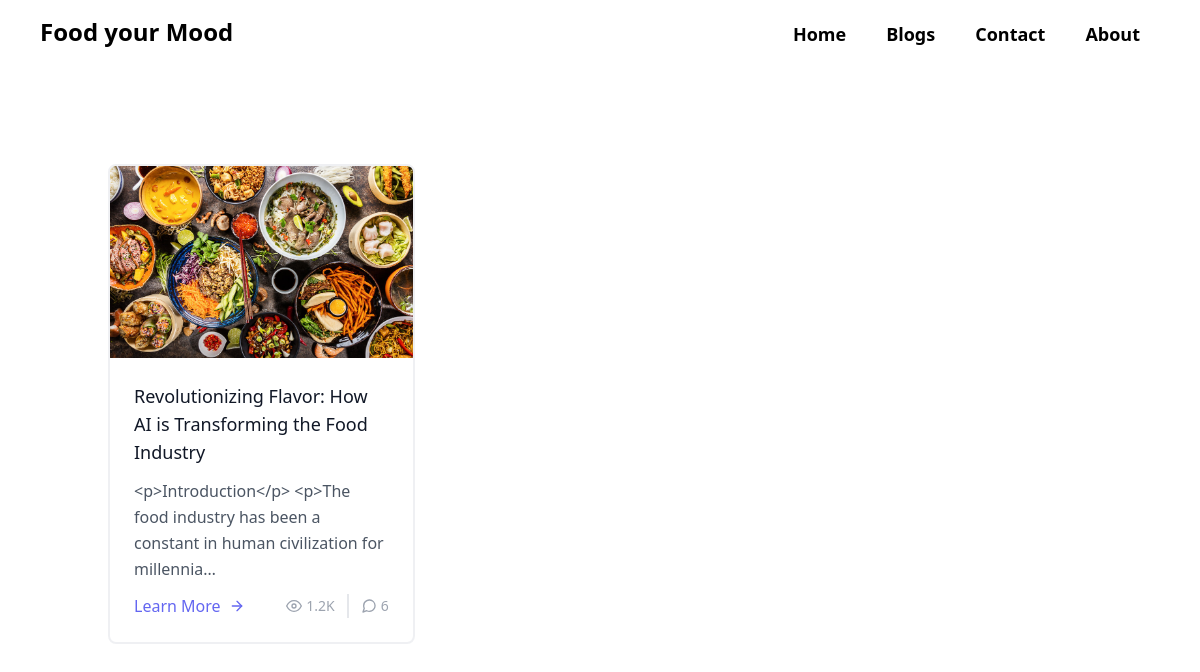
Screenshot of /blogs with the database file from the repository.
### blogs/models.py (models this page shows, shortened)
class Blog(models.Model):
    title = models.CharField(max_length=100)
    content = RichTextField()
    image = models.ImageField(upload_to='media/blog_images')
    date = models.DateTimeField(auto_now_add=True)

### frontend/views.py (the view)
# urls.py: path('blogs', BlogsView.as_view(), name='blogs'),
class BlogsView(View):
    def get(self, request, *args, **kwargs):
        blogs = Blog.objects.all()
        context = {
            'blogs': blogs
        }
        return render(request, 'frontend/blogs.html', context)

### frontend/templates/frontend/blogs.html (shortened to what this page needs)
{% extends 'frontend/base.html' %}
{% block content %}
<section class="text-gray-600 body-font">
    <div class="container px-5 py-24 mx-auto">
      <div class="flex flex-wrap -m-4">
        {% for blog in blogs %}
        <div class="p-4 md:w-1/3">
          <div class="h-full border-2 border-gray-200 border-opacity-60 rounded-lg overflow-hidden">
            <img class="lg:h-48 md:h-36 w-full object-cover object-center" src="{{blog.image.url}} " alt="blog">
            <div class="p-6">
              <h1 class="title-font text-lg font-medium text-gray-900 mb-3">{{blog.title}}</h1>
              <p class="leading-relaxed mb-3">{{blog.content|truncatechars:100}}</p>
              <div class="flex items-center flex-wrap ">
                <a href="/blog/{{blog.id}}" class="text-indigo-500 inline-flex items-center md:mb-2 lg:mb-0">Learn More
                  <svg class="w-4 h-4 ml-2" viewBox="0 0 24 24" stroke="currentColor" stroke-width="2" fill="none" stroke-linecap="round" stroke-linejoin="round">
                    <path d="M5 12h14"></path>
                    <path d="M12 5l7 7-7 7"></path>
                  </svg>
                </a>
                <span class="text-gray-400 mr-3 inline-flex items-center lg:ml-auto md:ml-0 ml-auto leading-none text-sm pr-3 py-1 border-r-2 border-gray-200">
                  <svg class="w-4 h-4 mr-1" stroke="currentColor" stroke-width="2" fill="none" stroke-linecap="round" stroke-linejoin="round" viewBox="0 0 24 24">
                    <path d="M1 12s4-8 11-8 11 8 11 8-4 8-11 8-11-8-11-8z"></path>
                    <circle cx="12" cy="12" r="3"></circle>
                  </svg>1.2K
                </span>
                <span class="text-gray-400 inline-flex items-center leading-none text-sm">
                  6
                </span>
              </div>
            </div>
          </div>
        </div>
        {% endfor %}
      </div>
    </div>
  </section>
{% endblock content %}

### rows the page displays
Blog: image (picture), title "Revolutionizing Flavor: How AI is Transforming the Food Industry", content "<p>Introduction</p> <p>The food industry has been a constant in human civilization for millennia…"
